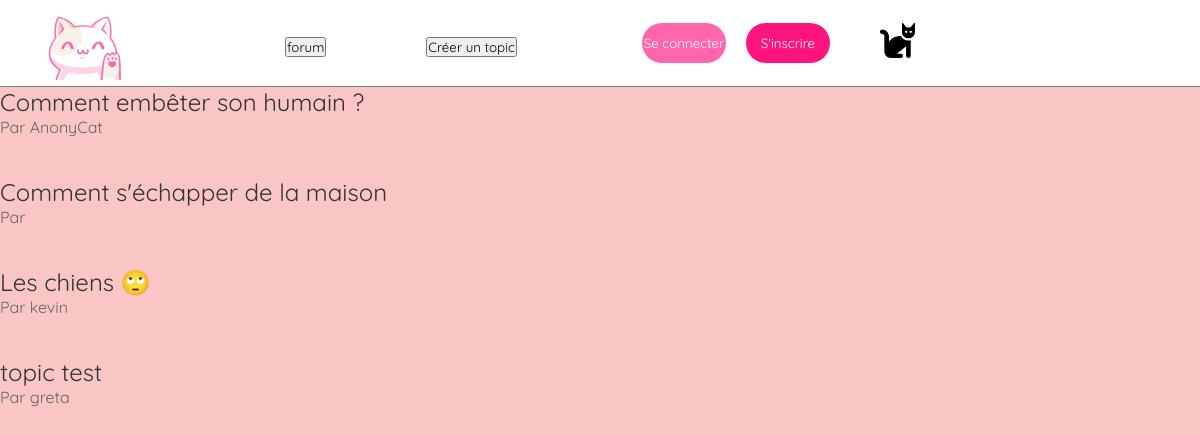
/vues/forum.php, run on the app's committed database.
### tables this page shows
CREATE TABLE IF NOT EXISTS `topics` (
  `id` int(11) unsigned NOT NULL AUTO_INCREMENT,
  `subject` varchar(255) NOT NULL,
  `content` text NOT NULL,
  `username` varchar(50) NOT NULL,
  `created_at` timestamp NULL DEFAULT CURRENT_TIMESTAMP,
  PRIMARY KEY (`id`)
);

### vues/forum.php (the view, shortened to what this page needs)
<?php
require "header.php";
include('./models/forumDB.php');
$sql = "SELECT * FROM topics";
$result = mysqli_query($conn, $sql);
while ($row = mysqli_fetch_assoc($result)) {
    echo '<a href="http://localhost/ECF_back_test/vues/topic.php?id='.$row['id'].'">'.$row['subject'].'</a><br>';
    echo '<p class="author">Par '.$row['username'].'</p>';
}
?>
<!DOCTYPE html>
<html lang="en">
<head>
    <link rel="stylesheet" href="../css/forum.css">
</head>
<body>
</body>
</html>

### vues/header.php (shortened to what this page needs)
<!DOCTYPE html>
<html lang="en">
<head>
    <link rel="stylesheet" href="./css/header.css">
</head>
<body>
    <header>
        <div class="menu">
            <a href="./index.php"><img id="logo" src="./public/images/logo (2).png" alt="logo"></a>
            <ul>
                <li id="forum"><?php echo '<a href="index.php?action=forum"><button action="forum" id="forum" type="button">forum</button></a>';?></li>
                <li id="forum"><?php echo '<a href="index.php?action=createtopic"><button action="createtopic" id="createtopic" type="button">Créer un topic</button></a>';?></li>
            </ul>
            <?php
if(isset($_SESSION['username'])) {
  echo '<a href="index.php?action=logout"><button action="logout" id="logout" type="button">Se déconnecter</button></a>';
} else {
  echo '<a href="index.php?action=connexion"><button action="connexion" id="connexion" type="button">Se connecter</button></a>';
  echo '<a href="index.php?action=inscription"><button action="inscription" id="inscription" type="button">S\'inscrire</button></a>';
}
?>
            <div class="user">
            <a href="index.php?action=profile" id="user-link"><img id="user" src="./public/images/cat.png" alt="user"></a>
    </header>
</body>
</html>

### css/header.css (style rules this page uses)
* { font-family: 'Quicksand', sans-serif; margin: 0; padding: 0; box-sizing: border-box; }
header { position: sticky; top:0; z-index:1000; }
#logo { width: 80px; margin-left: -20vw; }
#connexion, #logout { margin-left: 25px; background-color: #FF66AB; border: none; width: 7vw; height: 5vh; border-radius: 20px; cursor: pointer; color: white; }
#inscription { margin-left: 20px; background-color: #FF147E; border: none; width: 7vw; height: 5vh; border-radius: 20px; cursor: pointer; color: rgb(255, 255, 255); }
.menu ul { list-style: none; display: flex; }
.menu a { text-decoration: none; }
.menu { height: 100%; width: 100%; display: flex; justify-content: center; align-items: center; background-color: rgb(255, 255, 255); border-bottom: solid gray 1px; z-index: 0; }
#user { width: 35px; margin-left: 50px; }
#forum a { margin-right: 100px; }

### css/forum.css (style rules this page uses)
* { font-family: 'Quicksand', sans-serif; margin: 0; padding: 0; box-sizing: border-box; }
body { background-color: #f9c5c5; }
a { color: #333; text-decoration: none; font-size: 24px; }
.author { color: #666; font-size: 16px; }

### data on the page
topics: subject "Comment embêter son humain ?", username "AnonyCat"
topics: subject "Comment s'échapper de la maison"
topics: subject "Les chiens 🙄", username "kevin"
topics: subject "topic test", username "greta"
